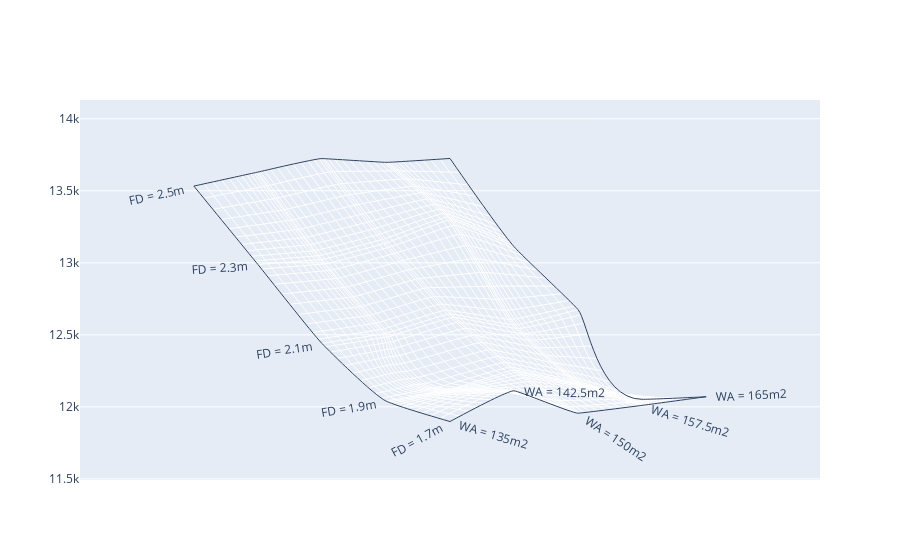

Source (notebook cell):
### Code cell
fig = go.Figure(go.Carpet(
    a=input["WingArea"],
    b=input["FanDiameter"]/10,
    y=output["DOC"],

    aaxis=dict(
        tickprefix='WA = ',
        ticksuffix='m2',
        smoothing=0.2,
        minorgridcount=10,
    ),
    baxis=dict(
        tickprefix='FD = ',
        ticksuffix='m',
        smoothing=0.4,
        minorgridcount=9,
    )
))

fig.show()

### Figure 1 — Plotly figure (JSON) as saved in the notebook; plotly's stock layout.template omitted (floating-point values rounded to 4 significant figures)
{"data": [{"a": [135, 135, 135, 135, 135, 142.5, 142.5, 142.5, 142.5, 142.5, 150, 150, 150, 150, 150, 157.5, 157.5, 157.5, 157.5, 157.5, 165, 165, 165, 165, 165], "aaxis": {"minorgridcount": 10, "smoothing": 0.2, "tickprefix": "WA = ", "ticksuffix": "m2"}, "b": [1.7, 1.9, 2.1, 2.3, 2.5, 1.7, 1.9, 2.1, 2.3, 2.5, 1.7, 1.9, 2.1, 2.3, 2.5, 1.7, 1.9, 2.1, 2.3, 2.5, 1.7, 1.9, 2.1, 2.3, 2.5], "baxis": {"minorgridcount": 9, "smoothing": 0.4, "tickprefix": "FD = ", "ticksuffix": "m"}, "type": "carpet", "y": [11900.0, 12040.0, 12440.0, 12990.0, 13530.0, 12110.0, 12120.0, 12510.0, 13020.0, 13630.0, 11960.0, 12250.0, 12640.0, 13140.0, 13720.0, 12010.0, 12160.0, 12570.0, 13300.0, 13700.0, 12070.0, 12050.0, 12670.0, 13110.0, 13720.0]}], "layout": {}}
